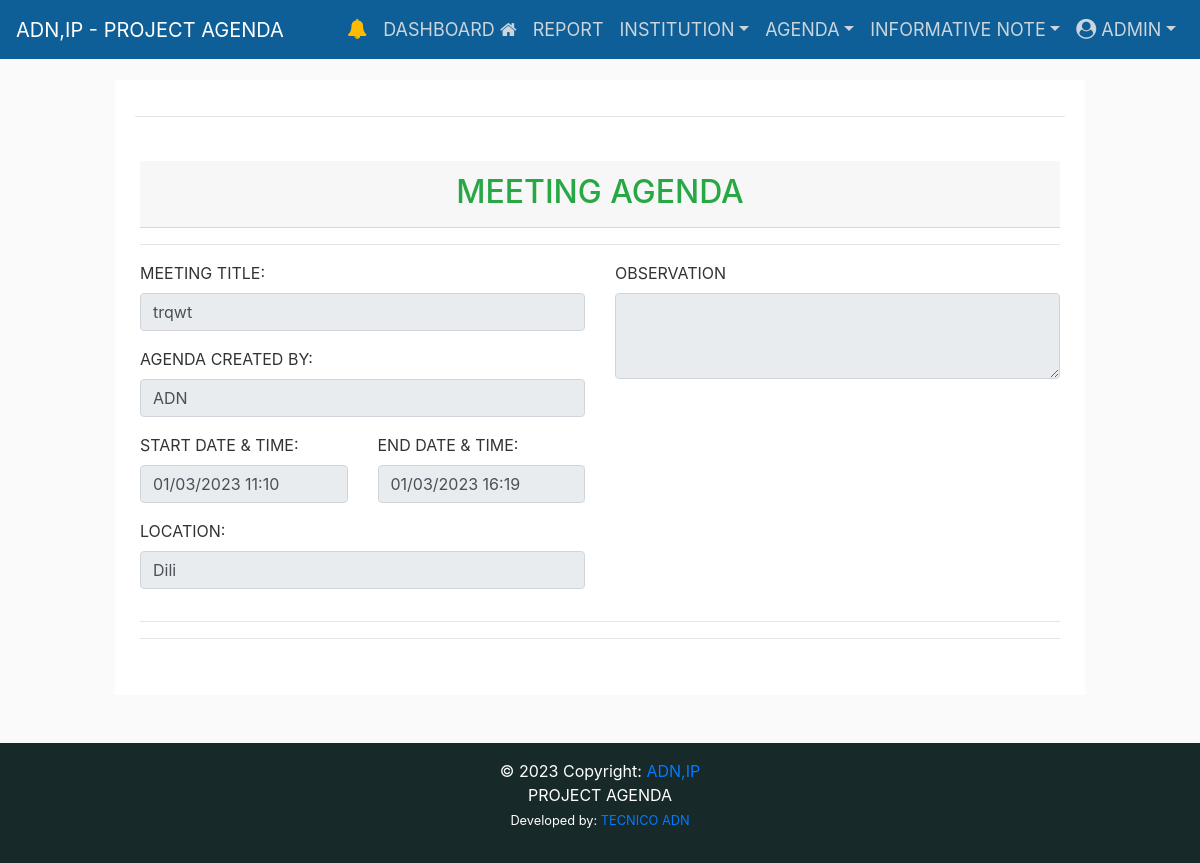
The page /concluded-agenda/trqwt (signed in) on the database as committed earlier.
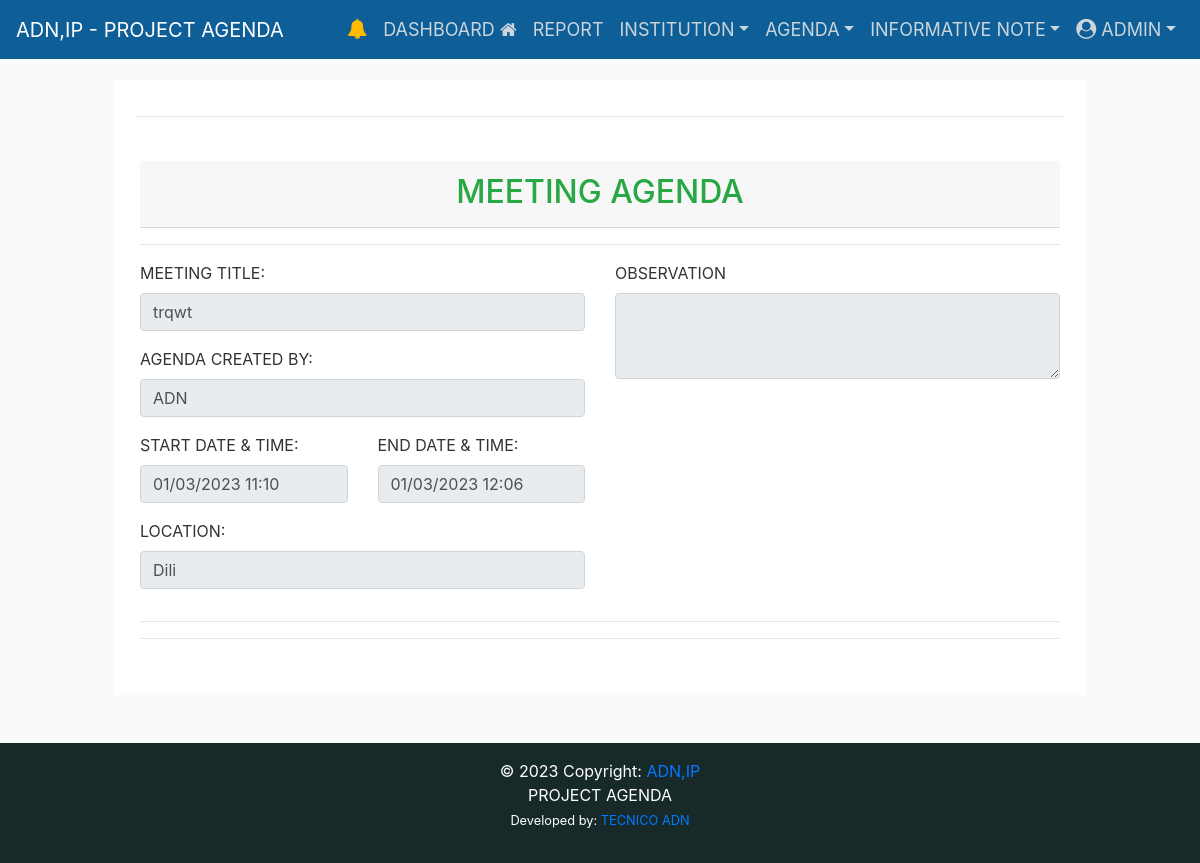
The same page on the database as committed later.
### eventapps/event/models.py (models this page shows, shortened)
class Agenda(models.Model):
    user = models.ForeignKey(
        User, on_delete=models.CASCADE, related_name="agenda")
    title = models.CharField(
        max_length=255, unique=True, verbose_name='Agenda')
    title_slug = models.SlugField(
        max_length=255, null=False, unique=True, verbose_name='Title-Slug')
    catagenda = models.ForeignKey(
        CatAgenda, on_delete=models.CASCADE, related_name="agenda", verbose_name="Category Agenda")
    institution = models.ForeignKey(
        Institution, on_delete=models.CASCADE, related_name="agenda", verbose_name="Institution")
    start_time = models.DateTimeField()
    end_time = models.DateTimeField()
    location = models.CharField(max_length=255, null=False, blank=True)
    observation = models.TextField(null=False, blank=True)
    is_cancel = models.BooleanField(default=False)
    is_active = models.BooleanField(default=True)
    STATUS = (
        ('Pending', 'Pending'),
        ('Read', 'Read'),
    )
    status = models.CharField(max_length=20, choices=STATUS)
    created_at = models.DateTimeField(auto_now_add=True)
    updated_at = models.DateTimeField(auto_now=True)
    class Meta:
        verbose_name_plural = ("Agenda")
        ordering = ('-start_time', )

### eventapps/institute/models.py (models this page shows)
class Institution(models.Model):
    name_institution = models.CharField(
        max_length=255, null=True, verbose_name="Institution Name:")
    class Meta:
        verbose_name_plural = ("Institution Invited")
    def __str__(self):
        return str(self.name_institution)

### eventapps/event/views.py (the view)
@login_required(login_url="/login/")
def concludedAgenda_list_detail(request, title_slug):
    single_agenda = Agenda.objects.get(title_slug=title_slug)
    all_agenda = Agenda.objects.all()
    context = {
        'single_agenda': single_agenda, 'all_agenda': all_agenda,
    }
    return render(request, 'event/concluded_agenda_detail.html', context)

### eventapps/templates/event/concluded_agenda_detail.html (shortened to what this page needs)
{% extends "layouts/base.html" %}
{% load static %}
{% block content %}
<div class="row d-flex justify-content-center ">
  <div class="col-sm-12">
    <div class="border-info shadow-lg bg-white">
      <div class="card-body">
        <hr />
        <div class="row pt-2">
          <div class="col-md-12">
            <div class="row">
              <div class="card-body">
                <div class="card-header pb-2">
                  <div class="row d-flex justify-content-center">
                    <h2 class="text-success text-center">
                      MEETING AGENDA
                    </h2>
                  </div>
                </div>
                <hr>
                <form action="/action_page.php" class="was-validated">
                  <div class="row">
                    <div class="col-md-6">
                      <div class="form-group">
                        <div class="row">
                          <div class="col-md-12">
                            <label for="uname">MEETING TITLE:</label>
                            <input type="text" class="form-control" value="{{ single_agenda.title }}" disabled>
                          </div>
                        </div>
                      </div>
                      <div class="form-group">
                        <div class="row">
                          <div class="col-md-12">
                            <label for="uname">AGENDA CREATED BY:</label>
                            <input type="text" class="form-control" value="{{ single_agenda.institution }}" disabled>
                          </div>
                        </div>
                      </div>
                      <div class="form-group">
                        <div class="row">
                          <div class="col-md-6">
                            <label for="pwd">START DATE & TIME:</label>
                            <input type="text" class="form-control"
                              value="{{ single_agenda.start_time|date:'d/m/Y G:i' }}" disabled>
                          </div>
                          <div class="col-md-6">
                            <label for="pwd">END DATE & TIME:</label>
                            <input type="text" class="form-control"
                              value="{{ single_agenda.end_time|date:'d/m/Y G:i' }}" disabled>
                          </div>
                        </div>
                      </div>
                      <div class="form-group">
                        <div class="row">
                          <div class="col-md-12">
                            <label for="pwd">LOCATION:</label>
                            <input type="text" class="form-control" value="{{ single_agenda.location }}" disabled>
                          </div>
                        </div>
                      </div>
                    </div>
                    <div class="col-md-6">
                      <div class="form-group">
                        <label for="exampleFormControlTextarea1">OBSERVATION</label>
                        <textarea class="form-control" id="exampleFormControlTextarea1" rows="3"
                          disabled>{{ single_agenda.observation }}</textarea>
                      </div>
                    </div>
                  </div>
                </form>
                <hr>
                <hr>
              </div>
            </div>
          </div>
        </div>
      </div>
    </div>
  </div>
  {% endblock %}

Rows that differ between the two databases and show on the page:
changed Agenda "trqwt": end_time "01/03/2023 16:19" → "01/03/2023 12:06"
